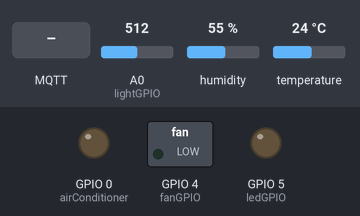
Bench run of a sketch on a simulated ESP8266 (NodeMCU). Shown: switched loads named in the sketch (green lamp = pin HIGH), output pins drawn as LEDs (lit = HIGH). Inputs (shaded band) come from the test bench; at power-on: A0 (lightGPIO) = 512, humidity 55 %, temperature 24 °C. WiFi joins after 1.5 s; servers stay silent unless stated; uploads are accepted with an empty reply; the local clock reads 2024-03-15 10:24:30 at power-on unless the sketch sets it; random numbers use the default seed unless the sketch sets one; no MQTT or app messages arrive unless stated; what the sketch prints to the serial monitor is not drawn.

Above: at 3.2 s.
3.3 s: MQTT message "1" arrives on the first subscribed topic
At 4.0 s:
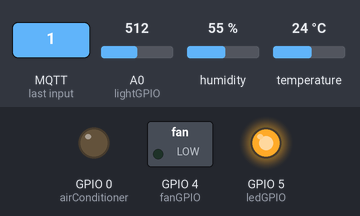
4.8 s: MQTT message "1" arrives on the second subscribed topic
At 5.4 s:
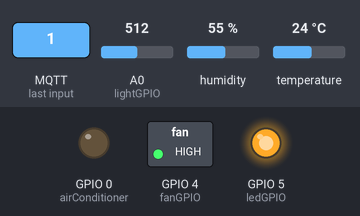
6.3 s: MQTT message "1" arrives on the third subscribed topic
At 6.7 s:
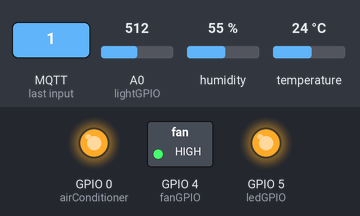
7.8 s: MQTT message "0" arrives on the first subscribed topic
At 8.9 s:
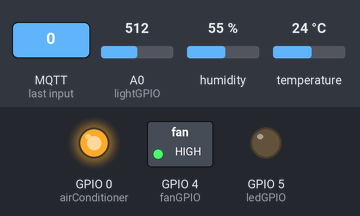
9.3 s: MQTT message "0" arrives on the second subscribed topic
At 9.7 s:
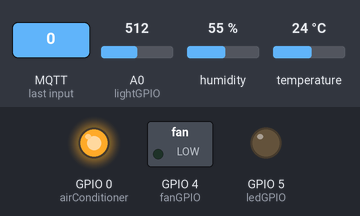
10.8 s: MQTT message "0" arrives on the third subscribed topic
At 11.4 s:
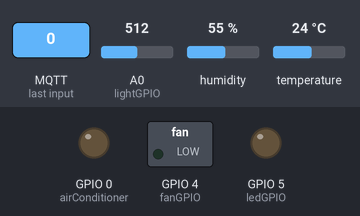
Timing chart, 0 to 13.3 s (numbered marks = the images above; inputs shaded):
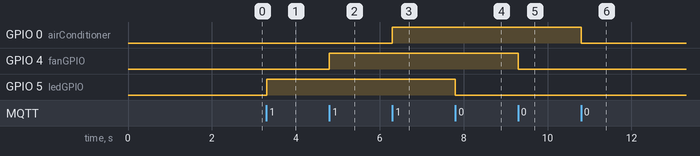

The sketch:

iot_platform.ino
```cpp
#include <Arduino.h>
#include <ESP8266WiFi.h>
#include <ESP8266HTTPClient.h>
#include <PubSubClient.h>
#include <ArduinoJson.h>
#include <DHT.h>
#include <cmath>
#include <time.h>

#define ledGPIO 5         // define for light (D2)
#define fanGPIO 4         // define for fan (D1)
#define airConditioner 0  // define for air conditioner (D6)
#define dht11GPIO 14      // define for humidity and temperature (D5)
#define DHTTYPE DHT11
#define lightGPIO A0  // used to measure light

int LDR_value;
#define ADC_value 0.0048828125
int brightness;

const char* sensorData = "home/sensordata";  // return topic name and data is 0 or 1, 1 is on, 0 is off
const char* statusLight = "home/light";
const char* statusFan = "home/fan";
const char* statusAirConditioner = "home/air_conditioner";
const char* statusAll = "home/all";

DHT dht(dht11GPIO, DHTTYPE);

const char* ssid = "Minnie";        // WiFi name
const char* password = "88888888";  // WiFi password

// Config server
const char* mqtt_server = "194.195.90.124";
const int mqtt_port = 1883;
const char* mqtt_username = "test";
const char* mqtt_password = "123456";

// Set time used for sending data to HiveMQ cloud 1 minute
const unsigned long sendInterval = 3000;
unsigned long lastSend = 0;

WiFiClient espClient;
PubSubClient client(espClient);

void connect_mqtt_broker() {
  while (!client.connected()) {
    Serial.println("Connecting to MQTT Broker . . .");
    String clientID = "ESPClient-";
    clientID += String(random(0xffff), HEX);
    if (client.connect(clientID.c_str(), mqtt_username, mqtt_password)) {
      Serial.println("Connected to MQTT Broker");
      client.subscribe(statusLight);
      client.subscribe(statusFan);
      client.subscribe(statusAirConditioner);
      client.subscribe(statusAll);
    } else {
      Serial.print("Failed with state: ");
      Serial.print(client.state());
      delay(2000);
    }
  }
  Serial.println("Connected to MQTT Broker success");
}

float roundTo(float value, int decimalPlaces) {
  float factor = pow(10.0, decimalPlaces);
  return round(value * factor) / factor;
}

void publish_message_data(const char* topic) {
  StaticJsonDocument<256> jsonDoc;  // light -> fan -> air conditioner // 0 is off, 1 is on
  jsonDoc["light"] = digitalRead(ledGPIO);
  jsonDoc["fan"] = digitalRead(fanGPIO);
  jsonDoc["air_conditioner"] = digitalRead(airConditioner);
  jsonDoc["temperature"] = roundTo(dht.readTemperature(), 2);
  jsonDoc["humidity"] = roundTo(dht.readHumidity(), 2);

  if (isnan(dht.readTemperature()) || isnan(dht.readHumidity())) {
    Serial.println("Failed to read from DHT sensor");
    return;
  }

  int analogValue = analogRead(lightGPIO);
  jsonDoc["brightness"] = analogValue;

  // Get current time
  struct tm timeinfo;
  if (!getLocalTime(&timeinfo)) {
    Serial.println("Failed to obtain time");
    return;
  }
  char timeString[64];
  strftime(timeString, sizeof(timeString), "%Y-%m-%d %H:%M:%S", &timeinfo);
  // Add time to json
  jsonDoc["time"] = timeString;

  char buffer[256];
  serializeJson(jsonDoc, buffer);
  Serial.println(buffer);
  client.publish(topic, buffer);
}

void publish_message_status_device(const char* topic, const char* message) {
  StaticJsonDocument<256> jsonDoc;  // light -> fan -> air conditioner // 0 is off, 1 is on
  jsonDoc["status"] = message;

  // Get current time
  struct tm timeinfo;
  if (!getLocalTime(&timeinfo)) {
    Serial.println("Failed to obtain time");
    return;
  }
  char timeString[64];
  strftime(timeString, sizeof(timeString), "%Y-%m-%d %H:%M:%S", &timeinfo);
  // Add time to json
  jsonDoc["time"] = timeString;

  char buffer[256];
  serializeJson(jsonDoc, buffer);
  Serial.println(buffer);
  client.publish(topic, buffer);
}

void call_back(char* topic, byte* payload, unsigned int length) {
  String incoming_message = "";
  for (int i = 0; i < length; i++) incoming_message += (char)payload[i];
  Serial.print(topic);
  Serial.print(" ");
  Serial.println(incoming_message);

  if (strcmp(topic, statusLight) == 0) {
    if (incoming_message == "1")
      digitalWrite(ledGPIO, HIGH);
    else if (incoming_message == "0")
      digitalWrite(ledGPIO, LOW);
  }
  if (strcmp(topic, statusFan) == 0) {
    if (incoming_message == "1")
      digitalWrite(fanGPIO, HIGH);
    else if (incoming_message == "0")
      digitalWrite(fanGPIO, LOW);
  }

  if (strcmp(topic, statusAirConditioner) == 0) {
    if (incoming_message == "1")
      digitalWrite(airConditioner, HIGH);
    else if (incoming_message == "0")
      digitalWrite(airConditioner, LOW);
  }
  if (strcmp(topic, statusAll) == 0) {
    if (incoming_message == "1") {
      digitalWrite(ledGPIO, HIGH);
      digitalWrite(fanGPIO, HIGH);
      digitalWrite(airConditioner, HIGH);
    } else if (incoming_message == "0") {
      digitalWrite(ledGPIO, LOW);
      digitalWrite(fanGPIO, LOW);
      digitalWrite(airConditioner, LOW);
    }
  }
}

void setup_wifi() {
  Serial.begin(9600);
  Serial.print("Đang kết nối tới Wi-Fi: ");
  Serial.println(ssid);

  WiFi.begin(ssid, password);

  while (WiFi.status() != WL_CONNECTED) {
    delay(1000);
    Serial.print(".");
  }

  Serial.println("");
  Serial.println("Wi-Fi đã kết nối!");
  Serial.print("Địa chỉ IP: ");
  Serial.println(WiFi.localIP());
  configTime(25200, 0, "pool.ntp.org", "time.nist.gov");
}

void setup_led() {
  pinMode(ledGPIO, OUTPUT);
  pinMode(fanGPIO, OUTPUT);
  pinMode(airConditioner, OUTPUT);
}

void setup() {
  setup_wifi();
  setup_led();
  client.setServer(mqtt_server, mqtt_port);
  client.setCallback(call_back);
}

int lastLedState = LOW;
int lastFanState = LOW;
int lastAirState = LOW;

void public_change_status() {
  int currentLedState = digitalRead(ledGPIO);
  if (currentLedState != lastLedState) {
    lastLedState = currentLedState;
    publish_message_status_device("light_status", currentLedState == HIGH ? "1" : "0");
  }
  int currentFanState = digitalRead(fanGPIO);
  if (currentFanState != lastFanState) {
    lastFanState = currentFanState;
    publish_message_status_device("fan_status", currentFanState == HIGH ? "1" : "0");
  }
  int currentAirState = digitalRead(airConditioner);
  if (currentAirState != lastAirState) {
    lastAirState = currentAirState;
    publish_message_status_device("air_status", currentAirState == HIGH ? "1" : "0");
  }
  if (currentLedState != lastLedState || currentFanState != lastFanState || currentAirState != lastAirState) {
    lastLedState = currentLedState;
    lastFanState = currentFanState;
    lastAirState = currentAirState;
    if (currentLedState == HIGH && currentFanState == HIGH && currentAirState == HIGH) {
      publish_message_status_device("all_status", "all : 1");
    } else if (currentLedState == LOW && currentFanState == LOW && currentAirState == LOW) {
      publish_message_status_device("all_status", "all : 0");
    }
  }
}
int conversion(int raw_val) {
  int lux = (250.000000 / (ADC_value * LDR_value)) - 50.000000;
  return lux;
}

// Hàm gửi dữ liệu cảm biến đến backend qua HTTP POST
void sendSensorDataToBackend(float temperature, float humidity, int brightness) {
  WiFiClient client;
  HTTPClient http;
  http.begin(client, "http://172.20.10.2:3006/api/data-sensor");  // Địa chỉ máy chủ API của bạn

  http.addHeader("Content-Type", "application/json");

  // Tạo JSON payload để gửi dữ liệu
  StaticJsonDocument<200> jsonDoc;
  jsonDoc["temperature"] = temperature;
  jsonDoc["humidity"] = humidity;
  jsonDoc["brightness"] = brightness;

  String payload;
  serializeJson(jsonDoc, payload);

  // Gửi yêu cầu POST
  int httpCode = http.POST(payload);

  // Kiểm tra mã phản hồi HTTP
  if (httpCode > 0) {
    Serial.print("HTTP Response code: ");
    Serial.println(httpCode);
    if (httpCode == HTTP_CODE_OK) {
      Serial.println("Data sent successfully");
    } else {
      Serial.print("Error response: ");
      Serial.println(http.getString());  // In ra lỗi trả về từ máy chủ
    }
  } else {
    // In chi tiết lỗi nếu không thể kết nối
    Serial.print("Failed to connect. HTTP code: ");
    Serial.println(httpCode);
    if (httpCode == -1) {
      Serial.println("Check network connection or server availability.");
    }
  }

  http.end();  // Kết thúc kết nối HTTP
}


void loop() {
  if (!client.connected()) {
    connect_mqtt_broker();
  }
  client.loop();

  public_change_status();

  // Gửi dữ liệu MQTT định kỳ
  unsigned long currentMillis = millis();
  if (currentMillis - lastSend >= sendInterval) {
    lastSend = currentMillis;

    // Đọc dữ liệu từ cảm biến
    float temperature = dht.readTemperature();
    float humidity = dht.readHumidity();
    LDR_value = analogRead(lightGPIO);
    brightness = conversion(LDR_value);

    // Kiểm tra nếu có lỗi đọc cảm biến
    if (!isnan(temperature) && !isnan(humidity)) {
      // Gửi dữ liệu lên MQTT
      publish_message_data(sensorData);

      // Gửi dữ liệu lên backend
      sendSensorDataToBackend(temperature, humidity, brightness);
    } else {
      Serial.println("Error reading sensor data");
    }
  }
}
```

Measured:
- after the input at 3.3 s, GPIO 5 (ledGPIO): LOW → HIGH at once
- after the input at 4.8 s, GPIO 4 (fanGPIO): LOW → HIGH at once
- after the input at 6.3 s, GPIO 0 (airConditioner): LOW → HIGH at once
- after the input at 7.8 s, GPIO 5 (ledGPIO): HIGH → LOW at once
- after the input at 9.3 s, GPIO 4 (fanGPIO): HIGH → LOW at once
- after the input at 10.8 s, GPIO 0 (airConditioner): HIGH → LOW at once
